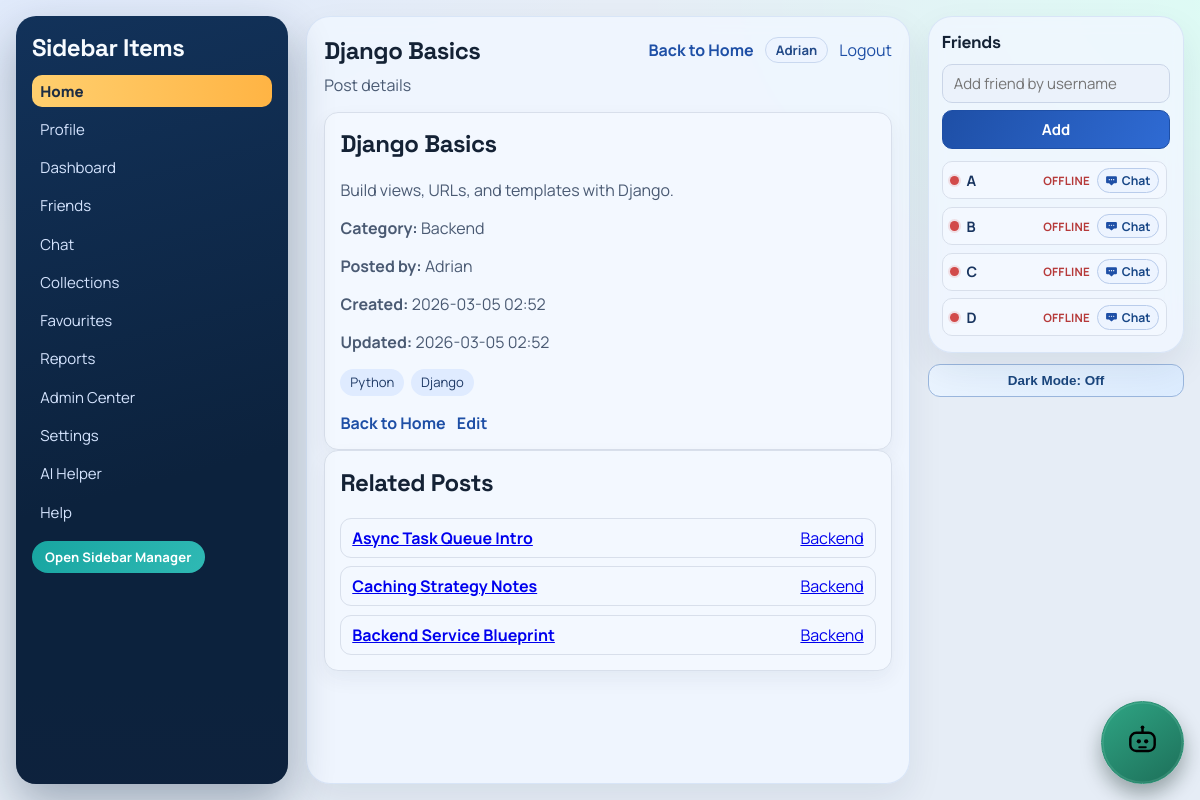
/cards/37/ (signed in), run on the app's committed database.
### myapp/models.py (models this page shows, shortened)
class SidebarItem(models.Model):
    name = models.CharField(max_length=50)

class Card(models.Model):
    title = models.CharField(max_length=100)
    description = models.TextField()
    category = models.CharField(max_length=50)
    tags = models.ManyToManyField(Tag)
    owner = models.ForeignKey(User, on_delete=models.SET_NULL, null=True, blank=True, related_name='cards')
    created_at = models.DateTimeField(default=timezone.now)
    updated_at = models.DateTimeField(auto_now=True)

class Tag(models.Model):
    name = models.CharField(max_length=50)

### myapp/views.py (the view)
# urls.py: path('cards/<int:card_id>/', views.card_detail, name='card_detail'),
@login_required
def card_detail(request, card_id):
    card = get_object_or_404(Card.objects.select_related('owner').prefetch_related('tags'), pk=card_id)
    related_cards = Card.objects.select_related('owner').filter(category__iexact=card.category).exclude(pk=card.id)[:6]
    context = {
        'sidebar_items': _sidebar_items_for_user(request.user),
        'page_title': card.title,
        'page_description': 'Post details',
        'current_section': 'home',
        'card': card,
        'related_cards': related_cards,
    }
    return render(request, 'myapp/card_detail.html', context)

### myapp/context_processors.py (called while the page is built)
def tab_session_seed(request):
    if not getattr(request, 'user', None) or not request.user.is_authenticated:
        return {'session_seed': False}
    return {'session_seed': bool(request.session.pop('tab_session_seed', False))}

def ui_theme_mode(request):
    theme_mode = request.COOKIES.get('ui_theme_mode') or request.session.get('settings_theme_mode') or 'light'
    if theme_mode not in {'light', 'dark'}:
        theme_mode = 'light'
    return {'ui_theme_mode': theme_mode}

### myapp/templatetags/url_helpers.py (called while the page is built)
@register.simple_tag
def sidebar_item_url(item):
    name = str(getattr(item, 'name', item)).strip().lower()
    mapping = {
        'home': 'index',
        'help': 'help_page',
        'admin center': 'admin_center_page',
        'dashboard': 'dashboard_page',
        'profile': 'profile_page',
        'friends': 'friends_page',
        'chat': 'chat_hub_page',
        'ai helper': 'ai_helper_page',
        'settings': 'settings_page',
        'reports': 'reports_page',
        'collections': 'collections_page',
        'favourites': 'favorites_page',
        'favorites': 'favorites_page',
    }
    route_name = mapping.get(name)
    if route_name:
        return reverse(route_name)
    item_id = getattr(item, 'id', None)
    if item_id:
        return reverse('sidebar_item_detail', args=[item_id])
    return reverse('index')

### myapp/views.py (called while the page is built)
def _is_admin(user):
    return user.is_staff or user.is_superuser

def _sidebar_items_for_user(user):
    SidebarItem.objects.filter(name__iexact='Favorites').update(name='Favourites')
    for name in DEFAULT_SIDEBAR_ITEMS:
        SidebarItem.objects.get_or_create(name=name)
    items = list(SidebarItem.objects.all())
    if not _is_admin(user):
        items = [item for item in items if item.name.strip().lower() != 'admin center']
    items.sort(key=lambda item: (SIDEBAR_ORDER.get(item.name.strip().lower(), 500), item.name.lower()))
    return items

### myapp/templates/myapp/card_detail.html
{% extends 'myapp/base_sidebar_page.html' %}
{% block body_class %}page-card-detail{% endblock %}
{% block page_content %}
<section class="tool-card">
    <h2>{{ card.title }}</h2>
    <p>{{ card.description }}</p>
    <p><strong>Category:</strong> {{ card.category }}</p>
    <p><strong>Posted by:</strong> {{ card.owner.username|default:"Unknown" }}</p>
    <p><strong>Created:</strong> {{ card.created_at|date:"Y-m-d H:i" }}</p>
    <p><strong>Updated:</strong> {{ card.updated_at|date:"Y-m-d H:i" }}</p>
    <p class="card-tags">
        {% for tag in card.tags.all %}
            <span class="tag">{{ tag.name }}</span>
        {% empty %}
            <span>No tags</span>
        {% endfor %}
    </p>
    <div class="header-links">
        <a class="inline-link" href="{% url 'index' %}">Back to Home</a>
        {% if request.user.is_staff or card.owner_id == request.user.id %}
            <a class="inline-link" href="{% url 'edit_card' card.id %}">Edit</a>
        {% endif %}
    </div>
</section>
<section class="tool-card">
    <h2>Related Posts</h2>
    <div class="related-list">
        {% for item in related_cards %}
            <a class="related-row" href="{% url 'card_detail' item.id %}">
                <strong>{{ item.title }}</strong>
                <span>{{ item.category }}</span>
            </a>
        {% empty %}
            <p>No related posts found.</p>
        {% endfor %}
    </div>
</section>
{% endblock %}

### myapp/templates/myapp/base_sidebar_page.html (shortened to what this page needs)
{% load static %}
{% load url_helpers %}
<!DOCTYPE html>
<html lang="en">
<head>
    <link rel="stylesheet" href="{% static 'myapp/style.css' %}">
</head>
<body
    class="app-body theme-{{ ui_theme_mode|default:'light' }} {% block body_class %}page-generic{% endblock %}"
    data-is-admin="{% if request.user.is_staff %}1{% else %}0{% endif %}"
    data-current-user="{{ request.user.username }}"
    data-authenticated="1"
    data-session-seed="{% if session_seed %}1{% else %}0{% endif %}"
    data-force-logout-url="{% url 'logout_page' %}"
    data-theme-set-url="{% url 'set_theme_mode' %}"
>
    <div class="container">
        <aside class="sidebar" id="sidebar">
            <h2>Sidebar Items</h2>
            <ul>
                {% for item in sidebar_items %}
                    {% sidebar_item_url item as item_url %}
                    <li>
                        <a
                            class="sidebar-item-link {% if item.name|lower == current_section %}active{% endif %}"
                            href="{{ item_url }}"
                        >
                            {{ item.name }}
                        </a>
                    </li>
                {% empty %}
                    <li>No items yet.</li>
                {% endfor %}
            </ul>
            {% if request.user.is_staff %}
                <a class="sidebar-nav-btn" href="{% url 'sidebar_items_page' %}">Open Sidebar Manager</a>
            {% endif %}
        </aside>
        <main class="main surface-panel">
            <header class="page-header">
                <h1>{{ page_title }}</h1>
                <div class="header-links">
                    <a class="inline-link" href="{% url 'index' %}">Back to Home</a>
                    <span class="user-chip">{{ request.user.username }}</span>
                    <form method="post" action="{% url 'logout_page' %}" class="inline-form">
                        <button type="submit" class="link-button">Logout</button>
                    </form>
                </div>
            </header>
            <p class="page-subtitle">{{ page_description }}</p>
            {% block page_content %}{% endblock %}
        </main>
        <div class="right-rail">
            <aside class="friends-sidebar surface-panel" aria-label="Friends">
                <h2>Friends</h2>
                <form method="post" action="{% url 'add_friend' %}" class="stack-form friends-add-form">
                    <input type="text" name="username" placeholder="Add friend by username" required>
                    <button type="submit">Add</button>
                </form>
                <div class="friends-list">
                    {% for friend in friends_panel_items %}
                        <div class="friend-row">
                            <span class="friend-state {% if friend.is_online %}online{% else %}offline{% endif %}"></span>
                            <span class="friend-name">{{ friend.username }}</span>
                            <span class="friend-presence-text {% if friend.is_online %}online{% else %}offline{% endif %}">
                                {% if friend.is_online %}Online{% else %}Offline{% endif %}
                            </span>
                            <a class="friend-chat-btn" href="{% url 'chat_page' friend.id %}">
                                <img src="{% static 'myapp/chat-icon.svg' %}" alt="" aria-hidden="true">
                                <span>Chat</span>
                            </a>
                        </div>
                    {% empty %}
                        <p class="friend-empty">No friends added yet.</p>
                    {% endfor %}
                </div>
            </aside>
            <div class="theme-rail-tool">
                <button type="button" class="theme-quick-btn" data-theme-quick-toggle>Dark Mode: Off</button>
            </div>
        </div>
    </div>
    <div class="ai-floating-tool">
        <button
            type="button"
            class="ai-quick-btn"
            id="aiHelperLauncher"
            aria-label="Open AI Helper"
            aria-controls="aiHelperWidget"
            aria-expanded="false"
        >
            <img src="{% static 'myapp/ai-icon.svg' %}" alt="" aria-hidden="true">
        </button>
    </div>
</body>
</html>

### data on the page
SidebarItem: name "Home"
SidebarItem: name "Profile"
SidebarItem: name "Dashboard"
SidebarItem: name "Friends"
SidebarItem: name "Chat"
SidebarItem: name "Collections"
SidebarItem: name "Favourites"
SidebarItem: name "Reports"
SidebarItem: name "Admin Center"
SidebarItem: name "Settings"
SidebarItem: name "AI Helper"
SidebarItem: name "Help"
Card: title "Django Basics", description "Build views, URLs, and templates with Django.", category "Backend", owner.username "Adrian", created_at "2026-03-05 02:52", updated_at "2026-03-05 02:52"
Tag: name "Python"
Tag: name "Django"
Card: title "Async Task Queue Intro", category "Backend"
Card: title "Caching Strategy Notes", category "Backend"
Card: title "Backend Service Blueprint", category "Backend"

### other printed values
{{ request.user.username }} "Adrian"
{{ page_description }} "Post details"
{{ friend.username }} "A" "B" "C" "D"
